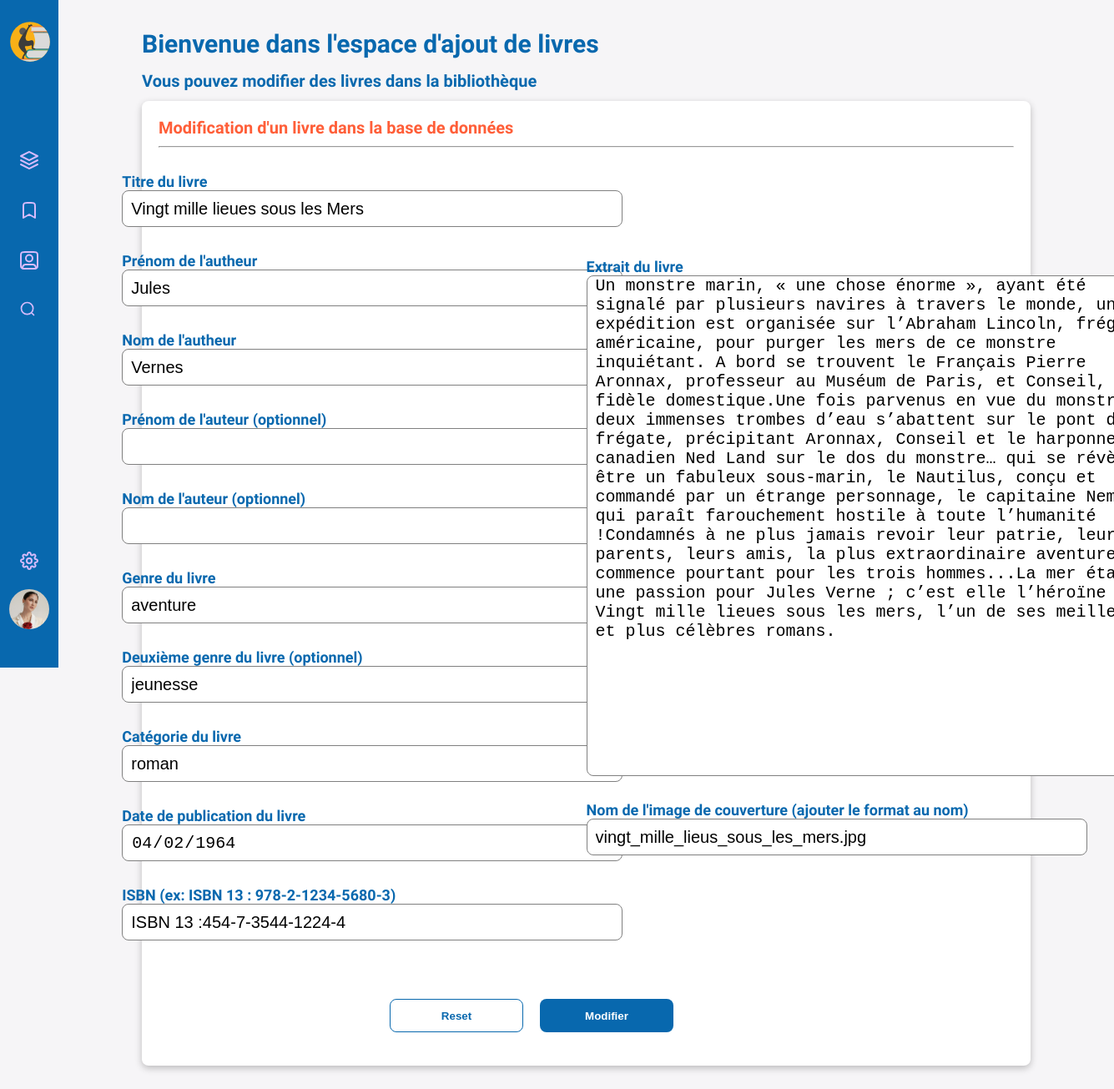
Page /admin/edit-book.php?id=8 (signed in) on the earlier database version.
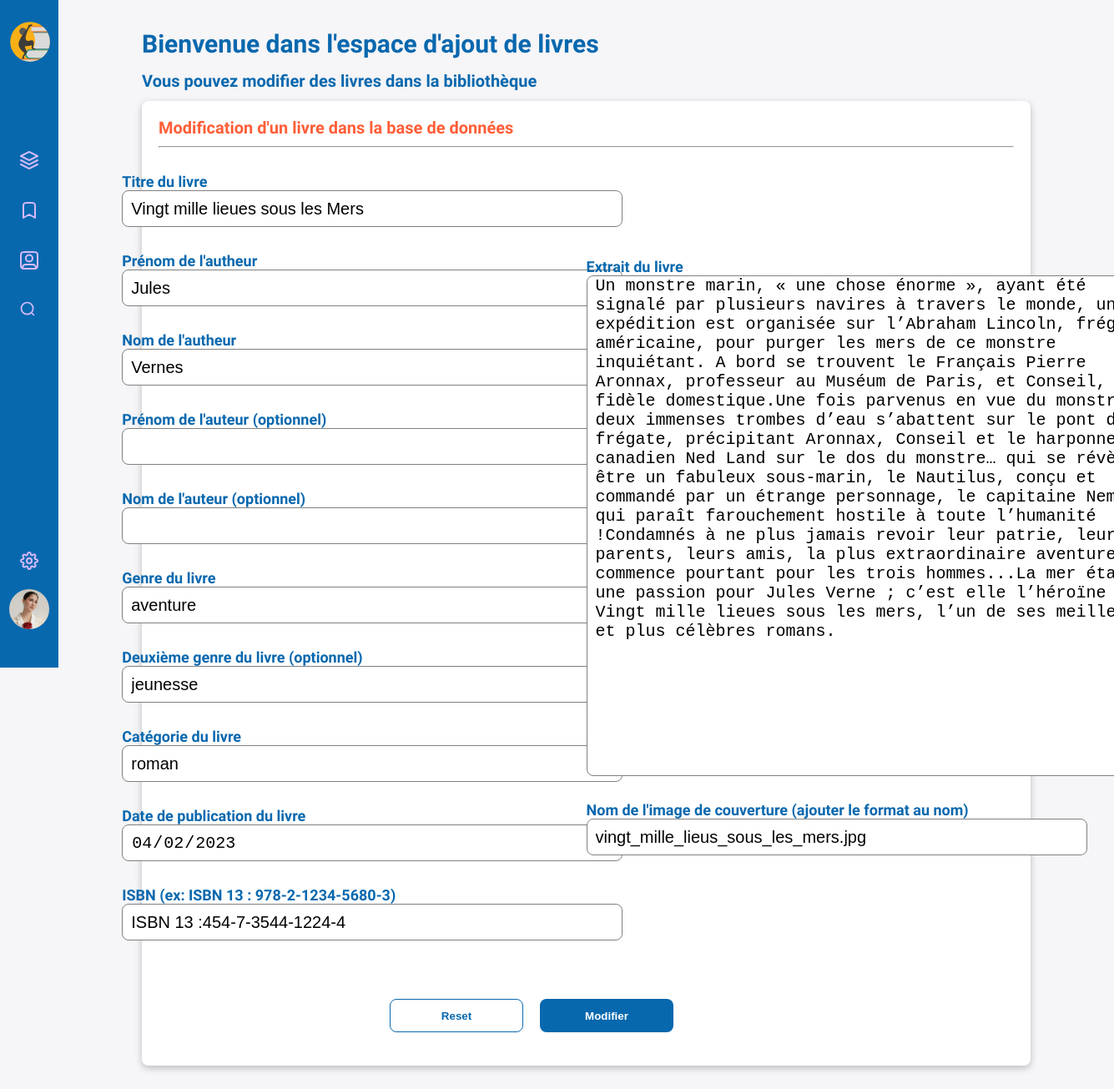
Same page on the later database version.
### tables this page shows
CREATE TABLE IF NOT EXISTS `work` (
  `id_work` int NOT NULL AUTO_INCREMENT,
  `title` varchar(200) DEFAULT NULL,
  `pict` varchar(100) DEFAULT NULL,
  `extract` text,
  `new` tinyint(1) DEFAULT NULL,
  `published_at` date DEFAULT NULL,
  `ISBN` varchar(50) DEFAULT NULL,
  PRIMARY KEY (`id_work`) USING BTREE
);

### admin/edit-book.php (the view, shortened to what the changed rows need)
<?php
require_once '../connexion.php';
include_once '../admin/header-main.php';
?>
<section id="dashboard-page-book-edit" class="row-limit-size-db">
    <div class="container-dashboard-base">
        <h1 class="h1-dashboard">Bienvenue dans l'espace d'ajout de livres</h1>
        <h2 class="h2-dashboard">Vous pouvez modifier des livres dans la bibliothèque</h2>
        <div id="box-edit-book-info" class="box-dashboard">
            <?php
            $id = $_GET['id'];
            $req_book = $db->prepare("SELECT DISTINCT `id_work`,`title`,`pict`,`extract`, `published_at`, `ISBN`, `category`.`category`,
            GROUP_CONCAT(DISTINCT `author`.`lastname`) AS `lastname`,
            GROUP_CONCAT(DISTINCT `author`.`firstname`) AS `firstname`,
            GROUP_CONCAT(DISTINCT `genre`.`name`) AS `genre`
                FROM `work`
                INNER JOIN `work_genre`
                ON `work`.`id_work` = `work_genre`.`work_id`
                INNER JOIN `genre`
                ON `work_genre`.`genre_id` =`genre`.`id_genre`
                INNER JOIN `work_author`
                ON `work_author`.`work_id` = `work`.`id_work`
                INNER JOIN `author`
                ON `work_author`.`author_id` = `author`.`id_author`
                INNER JOIN `work_category`
                ON `work`.`id_work` = `work_category`.`work_id`
                INNER JOIN `category`
                ON `work_category`.`category_id` =`category`.`id_category`
                WHERE `id_work` = :id
                ");
            $req_book->bindParam('id', $id, PDO::PARAM_INT);
            $req_book->execute();
            $book = $req_book->fetch(PDO::FETCH_ASSOC);
            ?>
            <form action="#" id="form-book-edit" method="POST" action="edit-book.php?id=<?php echo $id; ?>" enctype="multipart/form-data">
                <div id="form-book-edit-left">
                    <div class="add-form-template-label-input">
                        <label for="work-title-edit" class="label-form-add-book">Titre du livre</label>
                        <input type="text" name="work-title-edit" id="work-title-edit" class="input-form-add-book" value="<?= $book['title'] ?>" />
                    </div>
                    <div class="add-form-template-label-input">
                        <label for="work-publish-date-edit" class="label-form-add-book">Date de publication du livre</label>
                        <input type="date" name="work-publish-date-edit" id="work-publish-date-edit" class="input-form-add-book" value="<?= $book['published_at'] ?>" />
                    </div>
                    <div class="add-form-template-label-input">
                        <label for="work-ISBN-edit" class="label-form-add-book">ISBN (ex: ISBN 13 : 978-2-1234-5680-3)</label>
                        <input type="text" name="work-ISBN-edit" id="work-ISBN-edit" class="input-form-add-book" value="<?= $book['ISBN'] ?>" />
                    </div>
                </div>
                <div id="form-book-edit-right">
                    <label for="work-extract-edit" class="label-form-add-book">Extrait du livre</label>
                    <textarea name="work-extract-edit" id="work-extract-edit"><?= $book['extract'] ?></textarea>
                    <label for="work-pict-edit" class="label-form-add-book">Nom de l'image de couverture (ajouter le format au nom)</label>
                    <input type="text" name="work-pict-edit" id="work-pict-edit" class="input-form-add-book" value="<?= $book['pict'] ?>" />
                </div>
            </form>
        </div>
    </div>
</section>
</main>
</body>
</html>

Differences in the rows shown:
changed work "Vingt mille lieues sous les Mers": work-publish-date-edit "04/02/1964" → "04/02/2023"
